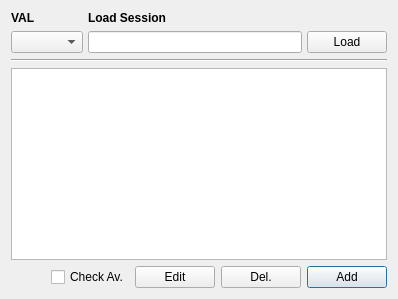
          <widget class="QWidget" name="victimsTab">
           <attribute name="icon">
            <iconset>
             <normaloff>icons/targets.png</normaloff>icons/targets.png</iconset>
           </attribute>
           <attribute name="title">
            <string notr="true">Victims</string>
           </attribute>
           <layout class="QVBoxLayout" name="verticalLayout_4">
            <item>
             <layout class="QGridLayout" name="gridLayout">
              <property name="sizeConstraint">
               <enum>QLayout::SetDefaultConstraint</enum>
              </property>
              <property name="horizontalSpacing">
               <number>5</number>
              </property>
              <item row="0" column="1">
               <widget class="QLabel" name="sessionLabel">
                <property name="sizePolicy">
                 <sizepolicy hsizetype="Preferred" vsizetype="Fixed">
                  <horstretch>0</horstretch>
                  <verstretch>0</verstretch>
                 </sizepolicy>
                </property>
                <property name="text">
                 <string>&lt;html&gt;&lt;head/&gt;&lt;body&gt;&lt;p&gt;&lt;span style=&quot; font-weight:600;&quot;&gt;Load Session&lt;/span&gt;&lt;/p&gt;&lt;/body&gt;&lt;/html&gt;</string>
                </property>
               </widget>
              </item>
              <item row="1" column="2">
               <widget class="QPushButton" name="loadSessionButton">
                <property name="sizePolicy">
                 <sizepolicy hsizetype="Fixed" vsizetype="Fixed">
                  <horstretch>0</horstretch>
                  <verstretch>0</verstretch>
                 </sizepolicy>
                </property>
                <property name="text">
                 <string>Load</string>
                </property>
               </widget>
              </item>
              <item row="1" column="1">
               <widget class="QLineEdit" name="sessionFileEdit">
                <property name="frame">
                 <bool>true</bool>
                </property>
                <property name="clearButtonEnabled">
                 <bool>true</bool>
                </property>
               </widget>
              </item>
              <item row="1" column="0">
               <widget class="QComboBox" name="sessionType"/>
              </item>
              <item row="0" column="0">
               <widget class="QLabel" name="valLabel">
                <property name="font">
                 <font>
                  <weight>75</weight>
                  <bold>true</bold>
                 </font>
                </property>
                <property name="text">
                 <string>&lt;html&gt;&lt;head/&gt;&lt;body&gt;&lt;p&gt;VAL&lt;/p&gt;&lt;/body&gt;&lt;/html&gt;</string>
                </property>
               </widget>
              </item>
             </layout>
            </item>
            <item>
             <widget class="Line" name="line">
              <property name="sizePolicy">
               <sizepolicy hsizetype="Expanding" vsizetype="Fixed">
                <horstretch>1</horstretch>
                <verstretch>0</verstretch>
               </sizepolicy>
              </property>
              <property name="orientation">
               <enum>Qt::Horizontal</enum>
              </property>
             </widget>
            </item>
            <item>
             <widget class="QListWidget" name="targetsListWidget">
              <property name="sizePolicy">
               <sizepolicy hsizetype="Expanding" vsizetype="Expanding">
                <horstretch>0</horstretch>
                <verstretch>1</verstretch>
               </sizepolicy>
              </property>
              <property name="font">
               <font>
                <pointsize>11</pointsize>
               </font>
              </property>
              <property name="contextMenuPolicy">
               <enum>Qt::ActionsContextMenu</enum>
              </property>
              <property name="frameShape">
               <enum>QFrame::StyledPanel</enum>
              </property>
              <property name="frameShadow">
               <enum>QFrame::Sunken</enum>
              </property>
              <property name="lineWidth">
               <number>1</number>
              </property>
              <property name="iconSize">
               <size>
                <width>48</width>
                <height>48</height>
               </size>
              </property>
              <property name="verticalScrollMode">
               <enum>QAbstractItemView::ScrollPerPixel</enum>
              </property>
              <property name="resizeMode">
               <enum>QListView::Adjust</enum>
              </property>
              <property name="spacing">
               <number>5</number>
              </property>
              <property name="viewMode">
               <enum>QListView::ListMode</enum>
              </property>
              <property name="uniformItemSizes">
               <bool>false</bool>
              </property>
              <property name="wordWrap">
               <bool>false</bool>
              </property>
              <property name="selectionRectVisible">
               <bool>true</bool>
              </property>
              <property name="sortingEnabled">
               <bool>false</bool>
              </property>
             </widget>
            </item>
            <item>
             <layout class="QHBoxLayout" name="horizontalLayout">
              <item>
               <spacer name="horizontalSpacer_2">
                <property name="orientation">
                 <enum>Qt::Horizontal</enum>
                </property>
                <property name="sizeHint" stdset="0">
                 <size>
                  <width>40</width>
                  <height>20</height>
                 </size>
                </property>
               </spacer>
              </item>
              <item>
               <widget class="QCheckBox" name="avCheck">
                <property name="text">
                 <string>Check Av.</string>
                </property>
                <property name="checked">
                 <bool>false</bool>
                </property>
               </widget>
              </item>
              <item>
               <widget class="QPushButton" name="editTargetButton">
                <property name="text">
                 <string>Edit</string>
                </property>
               </widget>
              </item>
              <item>
               <widget class="QPushButton" name="deleteTargetButton">
                <property name="text">
                 <string>Del.</string>
                </property>
                <property name="icon">
                 <iconset>
                  <normaloff>icons/delete.svg</normaloff>icons/delete.svg</iconset>
                </property>
               </widget>
              </item>
              <item>
               <widget class="QPushButton" name="addTargetButton">
                <property name="text">
                 <string>Add</string>
                </property>
                <property name="icon">
                 <iconset>
                  <normaloff>icons/add.svg</normaloff>icons/add.svg</iconset>
                </property>
                <property name="default">
                 <bool>true</bool>
                </property>
               </widget>
              </item>
             </layout>
            </item>
           </layout>
          </widget>
